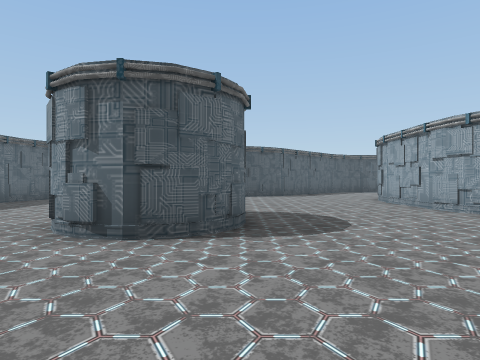
[1] (above)

23 first-person views from a walk through a 3-D level made in the Unity game engine. The camera is 1.3 m above the floor, looks level and sees 75° across. The floor is counted in squares, 2 m on a side. Each view is taken from the middle of a square. On the plan, view 1 faces up. The plan holds only what a view shows up to about 10 squares ahead; the rest is blank. The place goes on beyond the plan. The player is left out. Some animated figures are not drawn.

[2]
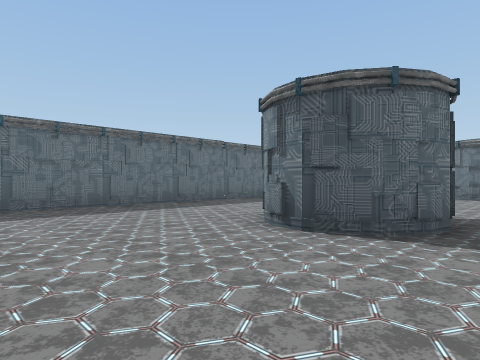

[3]
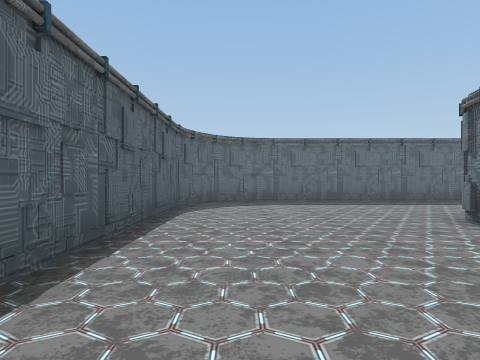

[4]
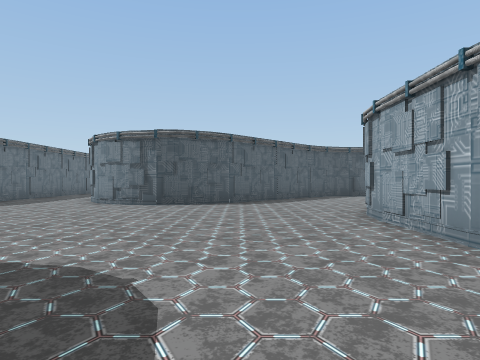

[5]
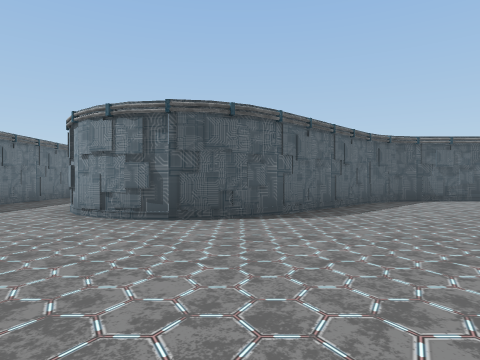

[6]
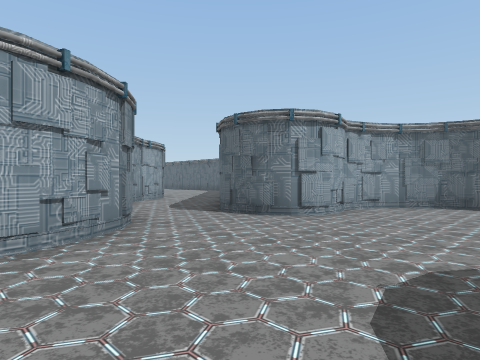

[7]
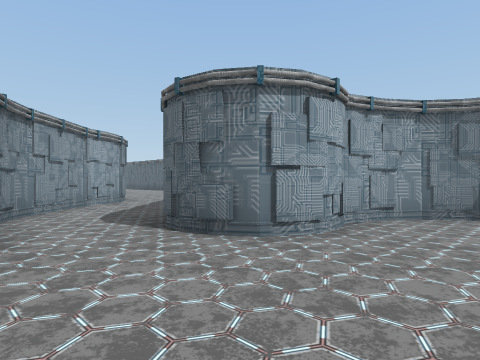

[8]
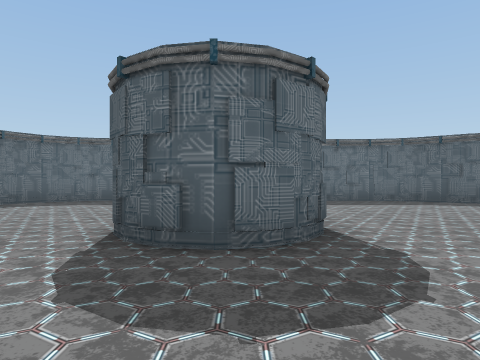

[9]
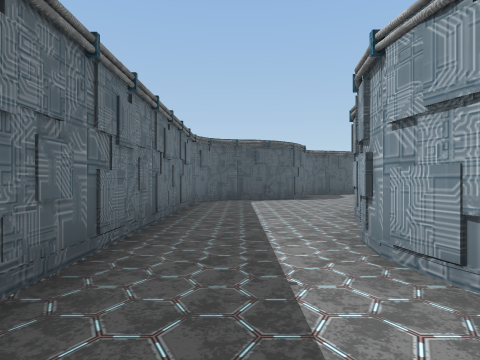

[10]
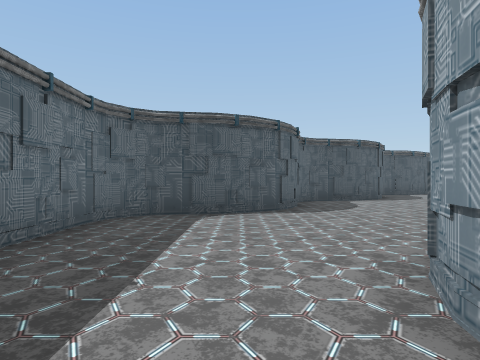

[11]
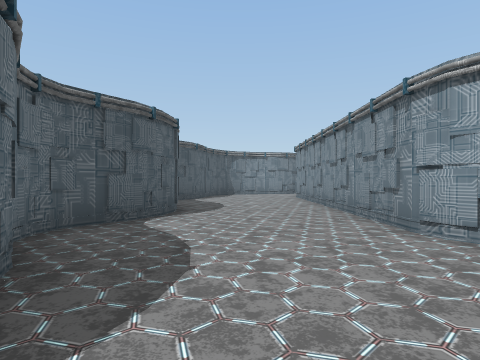

[12]
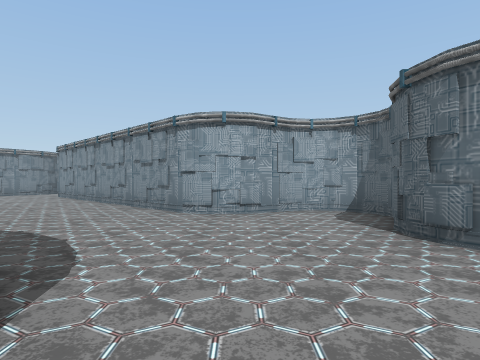

[13]
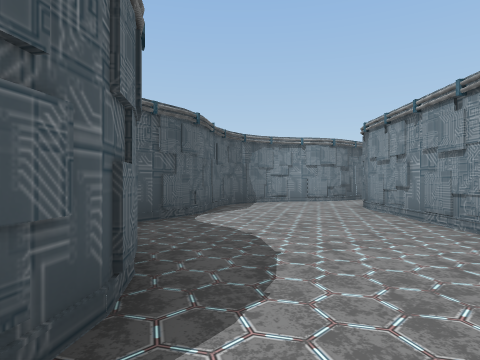

[14]
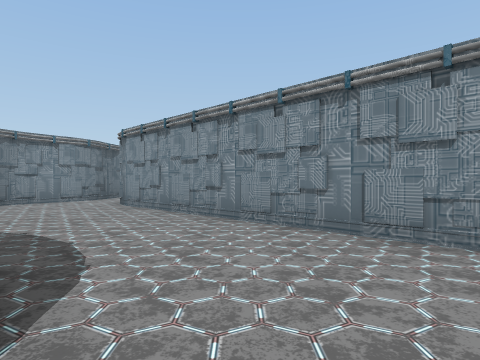

[15]
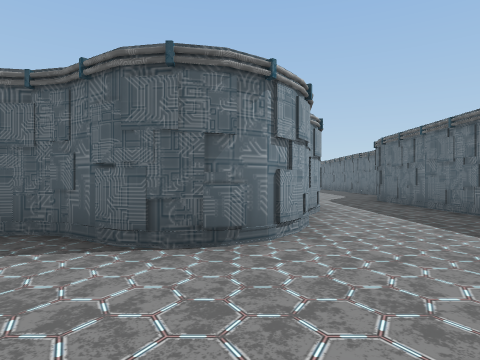

[16]
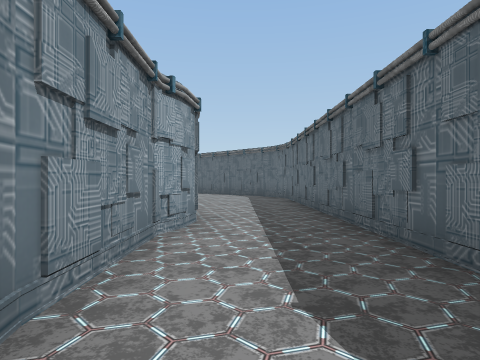

[17]
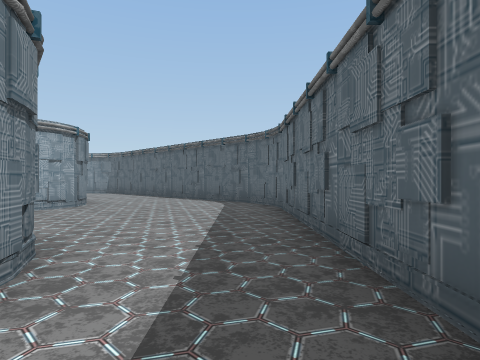

[18]
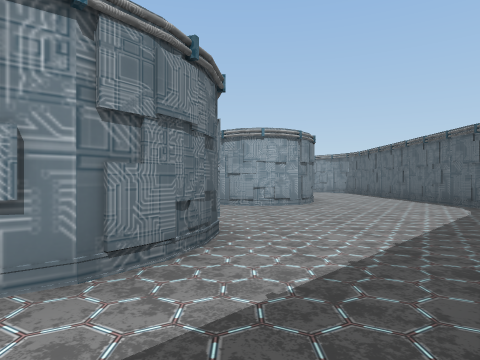

[19]
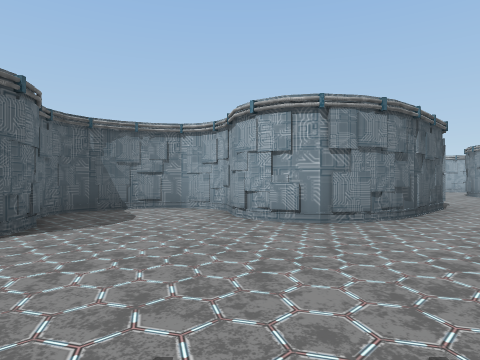

[20]
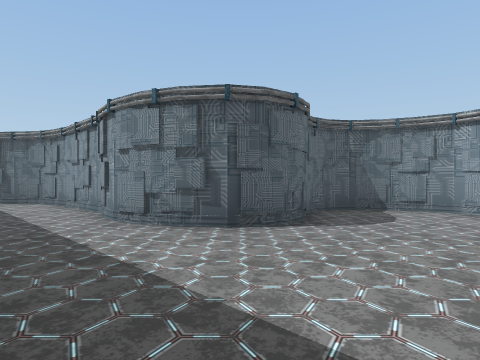

[21]
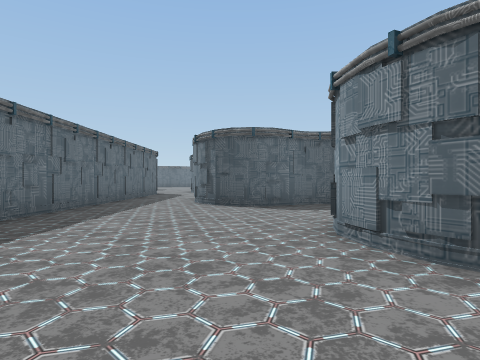

[22]
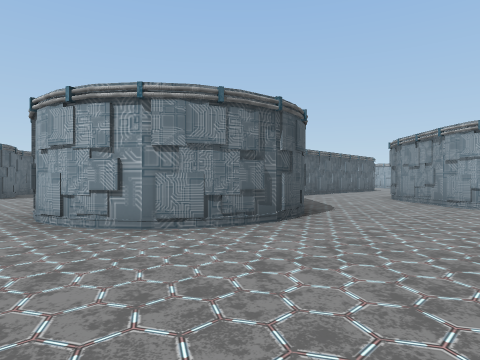

[23]
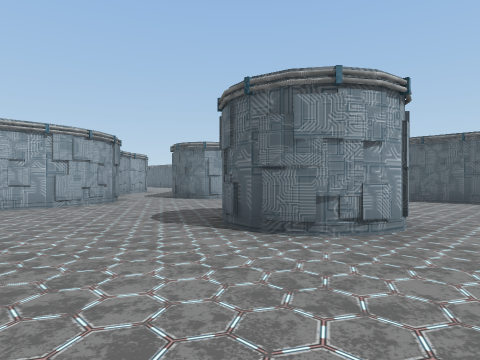

### Floor plan
Key: @ floor where view 1 was taken; # wall or solid block; . floor.
Columns run from 7 left of view 1 to 19 right of it. Each row starts with its distance up from view 1.
 31             ######
 30           ###....##
 29           ........
 28           .....#
 27         ##....##
 26      ####....##
 25      #......##
 24      #.....##
 23     ##....##
 22  ####....##
 21  #.......##
 20  #........#
 19  #....##..#
 18  #....#####
 17  #...##     ####
 16  #...#     ##...
 15  #...#    ##...
 14  #...#   ##...
 13  #...#####....
 12  #...........##
 11 ##..........##
 10 #...........#
  9 #...........#
  8 #...........#
  7 #...........#
  6 #....##.....##
  5 #....###.....###
  4 #....###.......###
  3 #................##  #####
  2 #..........###....#  #...#
  1 #..........# ##...####...#
  0 #......@...#  ##........##
 -1 ##........##   ##.......##
 -2  ##########     ##.......##
 -3                  ##........
 -4                   ##.......
 -5                    ###.....
 -6                      ######

Positions as (right, up) in squares from view 1, and headings:
1: (0, 0), facing up
2: (1, 0), facing up-left
3: (3, 0), facing left
4: (2, 4), facing up
5: (1, 7), facing up
6: (1, 7), facing down-right
7: (2, 5), facing down-right
8: (3, 5), facing left
9: (-4, 12), facing up
10: (-3, 16), facing up
11: (-2, 21), facing up-right
12: (-4, 21), facing right
13: (1, 25), facing up-right
14: (0, 25), facing right
15: (-1, 22), facing down
16: (7, 4), facing down-right
17: (9, 1), facing down-right
18: (9, 0), facing right
19: (13, -4), facing up-right
20: (13, -4), facing up
21: (19, -5), facing up-left
22: (-4, 9), facing up-right
23: (-4, 9), facing down-right
